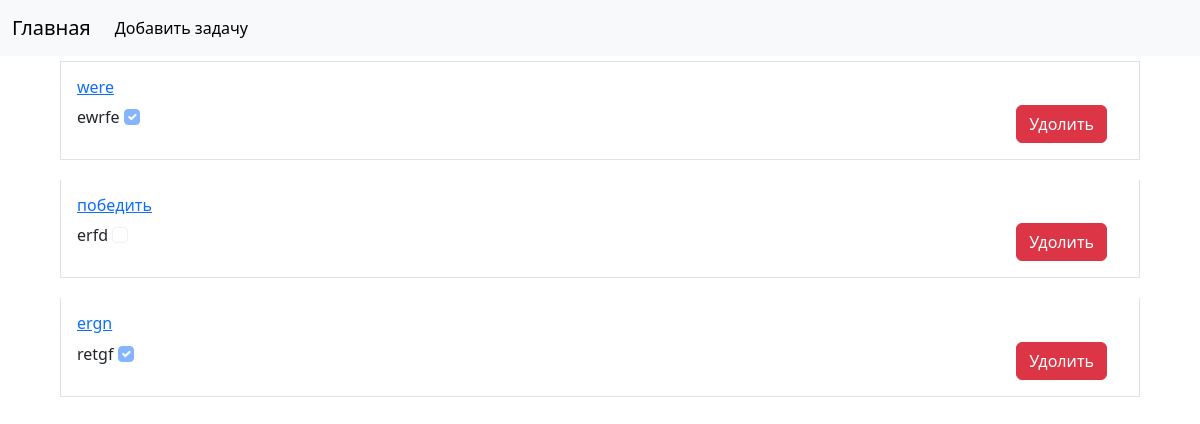
Before: / with the older database file.
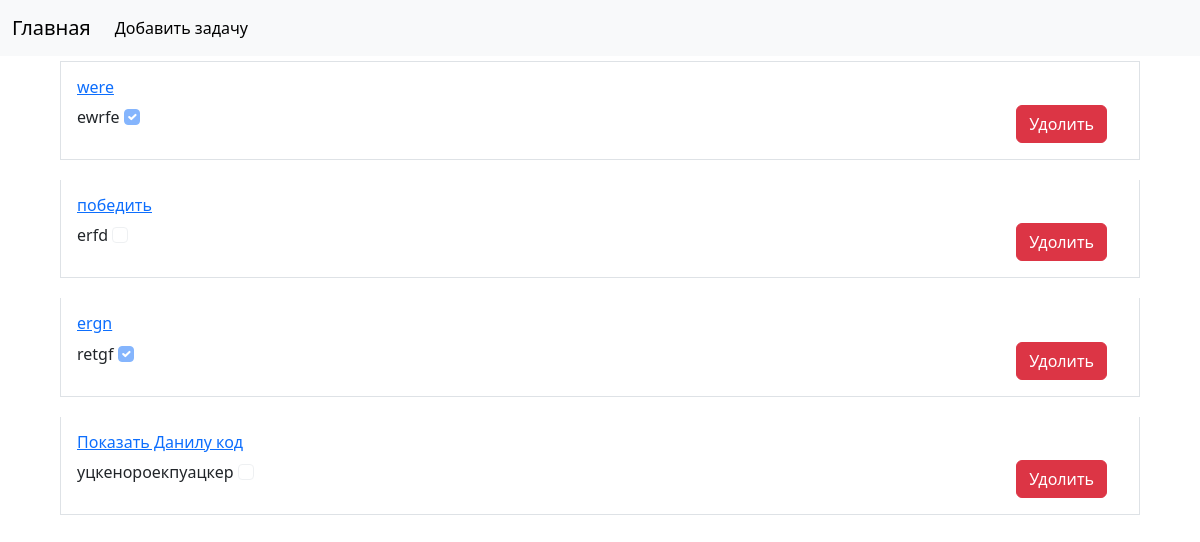
After: the same page with the newer database file.
### tasks/models.py (models this page shows, shortened)
class Task(models.Model):
    title = models.CharField(max_length=100)
    description = models.TextField()
    is_completed = models.BooleanField(default=False)

### tasks/views.py (the view)
# urls.py: path("", views.index, name="index"),
def index(request):
    if request.method == 'POST':
        form = Task(request.POST)
        form.save()
        return redirect('http://127.0.0.1:8000/')
    tsk = Task.objects.all()
    form = Task()
    contex = {
        'tsk': tsk,
        'form': form
    }
    return render(request,'index.html', contex)

### tasks/templates/index.html (shortened to what this page needs)
{% load static %}
<!doctype html>
<html lang="en">
  <head>
    <link href="https://cdn.jsdelivr.net/npm/bootstrap@5.3.3/dist/css/bootstrap.min.css" rel="stylesheet">
  </head>
  <body>
    {% include 'include/heder.html' %}
    {% include 'include/list.html' %}
  </body>
</html>

### tasks/templates/include/heder.html (shortened to what this page needs)
<nav class="navbar navbar-expand-lg bg-body-tertiary">
    <div class="container-fluid">
      <a class="navbar-brand" href="http://127.0.0.1:8000">Главная</a>
      <div class="collapse navbar-collapse" id="navbarSupportedContent">
        <ul class="navbar-nav me-auto mb-2 mb-lg-0">
          <li class="nav-item">
            <a class="nav-link active" aria-current="page" href="http://127.0.0.1:8000/add">Добавить задачу</a>
          </li>
        </ul>
      </div>
    </div>
  </nav>

### tasks/templates/include/list.html (shortened to what this page needs)
<div class="list-group">
    <form method="post">
        {% for t in tsk %}
        <div class="list-group-item d-flex py-3 flex-column list-group-item-action">
            <div calss="card-body">
                <a href="{% url 'edit' t.id %}"><h6>{{t.title}}</h6></a>
                <div class="d-flex justify-content-between">
                    <div>
                        <span>{{t.description}}</span>
                        <input class="form-check-input" type="checkbox" role="switch" id="flexSwitchCheckDefault" disabled {% if t.is_completed %} checked {%endif %}/>
                    </div>
                    <a class="btn btn-danger me-3" href="{% url 'delete' t.id %}" width="45" height="40"> Удолить </a>
                </div>
            </div>
        </div>
        {% endfor %}
    </form>
</div>

### tasks/templates/include/list.html (style rules this page uses)
form { display: flex; flex-direction: column; padding-left: 5%; padding-top: 5px; padding-right: 5%; gap: 20px; }

Changed rows visible on the page:
added Task: title "Показать Данилу код", description "уцкенороекпуацкер"
